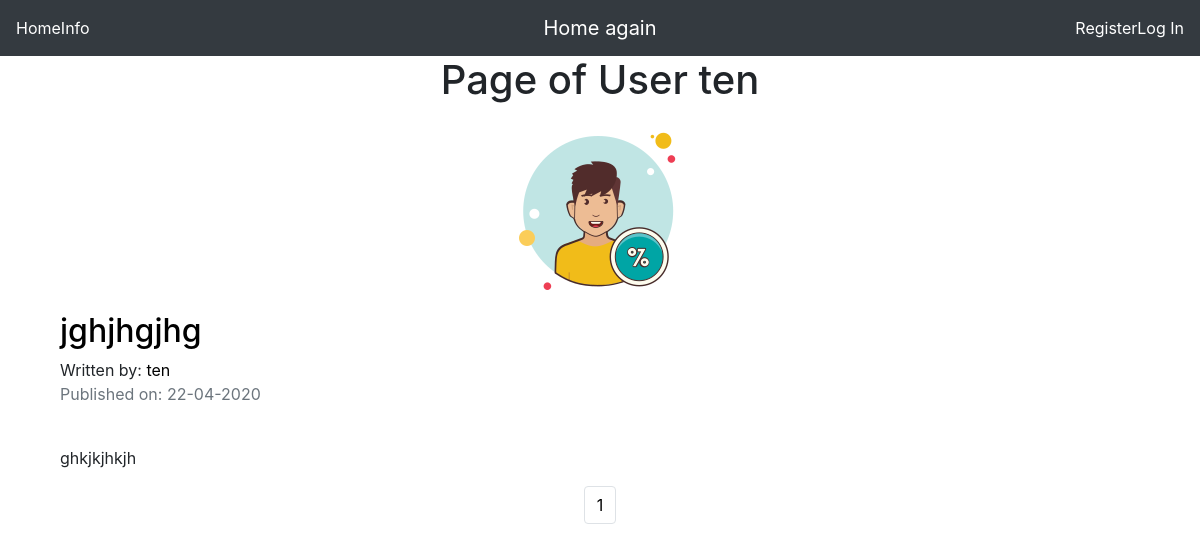
The app's page /ten with its own data.
### blog/models.py (models this page shows, shortened)
class User(db.Model, UserMixin):
    __tablename__ = 'users'
    id = db.Column(db.Integer, primary_key=True)
    profile_image = db.Column(db.String(64), nullable=False, default='default2.png')
    email = db.Column(db.String(64), unique=True, index=True)
    username = db.Column(db.String(64), unique=True, index=True)
    password_hash = db.Column(db.String(128))
    posts = db.relationship('Post', backref='author', lazy=True)

class Post(db.Model):
    users = db.relationship(User)
    id = db.Column(db.Integer, primary_key=True)
    user_id = db.Column(db.Integer, db.ForeignKey('users.id'), nullable=False)
    date = db.Column(db.DateTime, nullable=False, default=datetime.utcnow)
    title = db.Column(db.String(140), nullable=False)
    text = db.Column(db.Text, nullable=False)

### blog/users/veiws.py (the view)
@users.route("/<username>")
def user_posts(username):
    page = request.args.get('page', 1, type=int)
    user = User.query.filter_by(username=username).first_or_404()
    blog_posts = Post.query.filter_by(author=user).order_by(Post.date.desc()).paginate(page=page, per_page=5)
    return render_template('user_blog_posts.html', blog_posts=blog_posts, user=user)

### blog/templates/user_blog_posts.html
{% extends "base.html" %}
{% block content %}
    <div class="container">
        <div class="jumbtron">
            <div align="center">
                <h1>Page of User {{user.username}}</h1>
                <img align="center" src="{{url_for('static', filename='profile_pics/' + user.profile_image)}}">
            </div>
        </div>
{% for post in blog_posts.items %}
    <h2> <a style="color:#000000;" href="{{url_for('blog_posts.read_post', blog_post_id=post.id)}}">{{post.title}}</a> </h2>
    Written by: <a style="color:#000000;" href="{{url_for('users.user_posts', username=post.author.username)}}">{{post.author.username}}</a>
    <p class="text-muted">Published on: {{post.date.strftime("%d-%m-%Y")}}</p>
    <br>
    <p>{{post.text}}</p>
{% endfor %}
    </div>
    <nav aria-label="Page Navigation Example">
        <ul class="pagination justify-content-center">
            {% for page_num in blog_posts.iter_pages(left_edge=1,right_edge=1, left_current=1, right_current=2)%}
                {% if blog_posts.page == page_num %}
                    <li class="page-item disabled">
                        <a style="color:#000000;" class="page-link" href="{{url_for('users.user_posts', username=user.username, page=page_num)}}">{{page_num}}</a>
                    </li>
                {% else %}
                     <li class="page-item">
                        <a style="color:#000000;" class="page-link" href="{{url_for('users.user_posts', username=user.username, page=page_num)}}">{{page_num}}</a>
                    </li>
                {% endif %}
            {% endfor %}
        </ul>
    </nav>
{% endblock %}

### records on screen
User: username "ten", profile_image (placeholder picture)
Post: title "jghjhgjhg", author.username "ten", date "22-04-2020", text "ghkjkjhkjh"

### other values on screen
{{ page_num }} "1"
